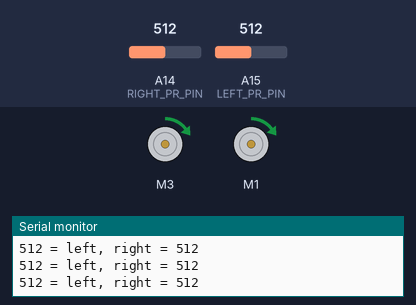
Simulated run of this sketch. Board: Arduino Mega 2560, built with avr-gcc and run on an emulated ATmega2560. Shown: 2 × DC motor (green arrow = forward, orange = backward, longer = faster), the last lines printed to the serial monitor. Inputs (shaded band) come from the test bench; at power-on: A14 (RIGHT_PR_PIN) = 512, A15 (LEFT_PR_PIN) = 512.

Above: at 1.2 s.
1.3 s: A14 (RIGHT_PR_PIN) set to 716
At 2.1 s:
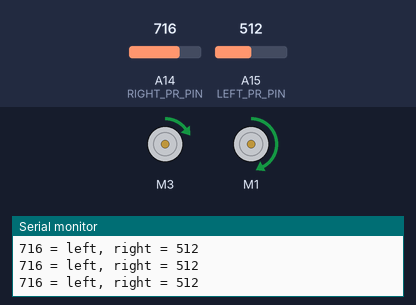
2.8 s: A15 (LEFT_PR_PIN) set to 716
At 3.8 s:
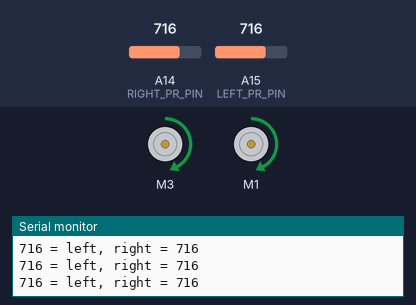
4.3 s: A14 (RIGHT_PR_PIN) set to 990
At 5.2 s:
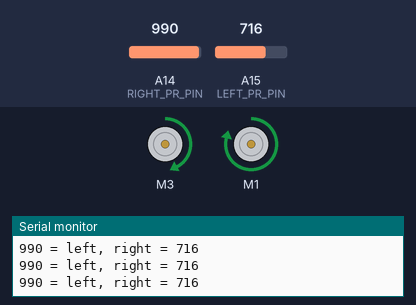
5.8 s: A14 (RIGHT_PR_PIN) set to 1016
At 6.7 s:
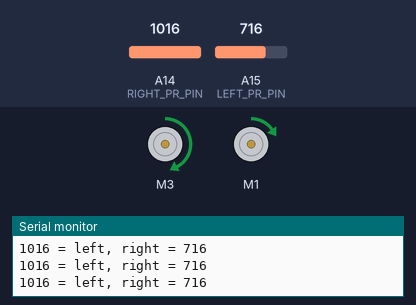
7.3 s: A15 (LEFT_PR_PIN) set to 900
At 8.5 s:
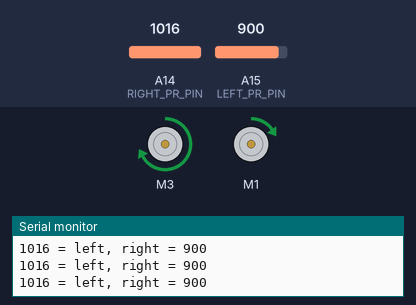
8.8 s: A14 (RIGHT_PR_PIN) set to 900
At 10.2 s:
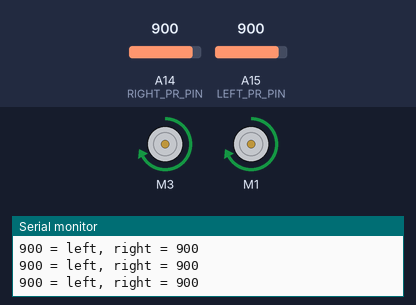
Timing chart, 0 to 11.3 s (numbered marks = the images above; inputs shaded):
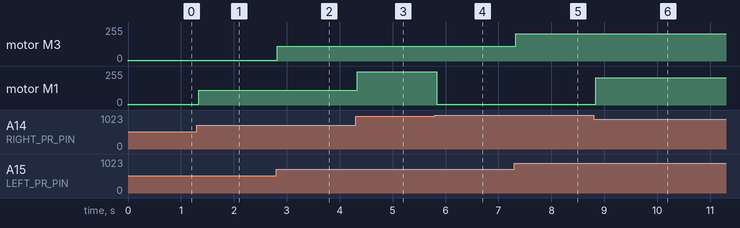

Measured:
- the behaviour switches between 999 and 1000 on A14 (RIGHT_PR_PIN) (found by bisection; images 3 and 4)
- after the input at 1.3 s, motor M1: forward 5/255 → forward 109/255 at once
- after the input at 2.8 s, motor M3: forward 5/255 → forward 109/255 at once
- after the input at 4.3 s, motor M1: forward 109/255 → forward 248/255 at once
- after the input at 5.8 s, motor M1: forward 248/255 → forward 6/255 at once
- after the input at 7.3 s, motor M3: forward 109/255 → forward 203/255 at once
- after the input at 8.8 s, motor M1: forward 6/255 → forward 203/255 at once

The sketch:

B3_Light.ino
```cpp
/* B3_Light.ino

   Drive the TWO-WHEELED Bread Board Bot (BBbot, B^3)
   either towards the light or away from the light, based on readings
   from two photresistors.  Each resistor is set up in a simple voltage
   divider circuit:
   ----------------------------------------------------

                       PhotoR   ~7.5-10K
               +5  o---/\/\/--.--/\/\/---o GND
                              |
       Sensor Pins o-----------

   ----------------------------------------------------
   Modified from: http://playground.arduino.cc/Learning/PhotoResistor

   Arduino: Arduino Mega 256 v3 Clone
   Motor Shield: Adafruit assembled Motor Shield for Arduino v2
   ---->  http://www.adafruit.com/products/1438

   Programmer: Dave Eslinger; June 7, 2015
   Revisions:
*/
#include <Wire.h>
#include <Adafruit_MotorShield.h>
#include <math.h>
#include <breadboardbot.h>

// Create the motor shield object with the default I2C address
Adafruit_MotorShield AFMS = Adafruit_MotorShield();

// Define Constants

const byte LEFT_PR_PIN = A15;    // Define light sensor pins for left
const byte RIGHT_PR_PIN = A14;   // and right sides

const bool PHOTOTAXIS = true;

// Define 'ports' for motors.
const byte LEFT_MOTOR_PORT = 3;
const byte RIGHT_MOTOR_PORT = 1;
// Create pointers to motor control objects
Adafruit_DCMotor *motorLeft = AFMS.getMotor(LEFT_MOTOR_PORT);
Adafruit_DCMotor *motorRight = AFMS.getMotor(RIGHT_MOTOR_PORT);


void setup(void){
  AFMS.begin();  // create with the default frequency 1.6KHz
  // Turn off all motors to start, just a good habit
  motorLeft->run(RELEASE);
  motorRight->run(RELEASE);
  Serial.begin(9600);  //Begin serial communcation
}

void loop(){
  /*  First determine the relative light levels and print the
      results out to the serial monitor */
  int leftLight = analogRead(RIGHT_PR_PIN);
  int rightLight = analogRead(LEFT_PR_PIN);
  Serial.print(leftLight);           // We can only write ONE thing
  Serial.print(" = left, right = "); // at a time, therefore it takes
  Serial.println(rightLight);        // three statemens to get our output.

  /* Now that we have some light levels, make each motor's speed
     a function of light level and drive either towards or
     away from the light depending on the value of PHOTOAXIS  */

  motorLeft->setSpeed(map(rightLight,0,500,0,255));
  motorRight->setSpeed(map(leftLight,0,500,0,255));
  byte direction;
  if (PHOTOTAXIS) {
    direction = FORWARD;
  }
  else {
    direction = BACKWARD;
  }
  motorLeft->run(direction);
  motorRight->run(direction);

  delay(10); //short delay for faster response to light.
}

/*  /* Find the direction of the strongest light by taking the difference
     between the readings */
// int deltaLight = leftLight - rightLight;
```
